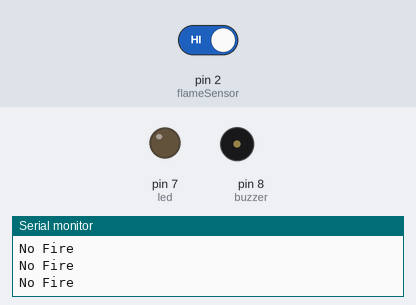
A sketch run on a simulated Arduino Uno, built with avr-gcc and run on an emulated ATmega328P. On the bench: output pins drawn as LEDs (lit = HIGH), buzzer (waves = sounding, pin HIGH), the last lines printed to the serial monitor. Inputs (shaded band) come from the test bench; at power-on: pin 2 (flameSensor) HIGH.

Above: at 1.8 s.
1.9 s: pin 2 (flameSensor) driven LOW
At 3.1 s:
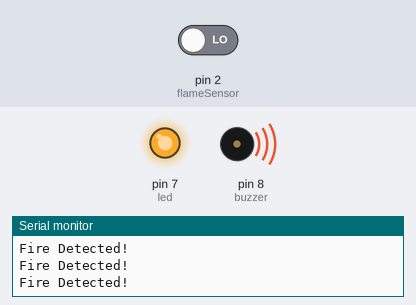
3.5 s: pin 2 (flameSensor) driven HIGH
At 4.3 s:
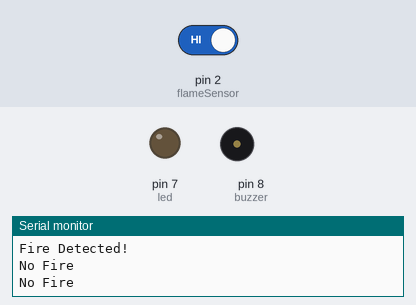
Timing chart, 0 to 6.5 s (numbered marks = the images above; inputs shaded):
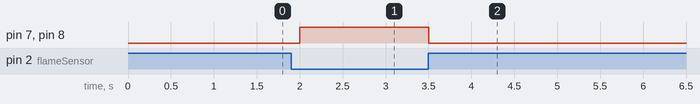

The sketch:

fire_alarm.ino
```cpp
int flameSensor = 2;
int buzzer = 8;
int led = 7;

void setup()
{
  pinMode(flameSensor, INPUT);
  pinMode(buzzer, OUTPUT);
  pinMode(led, OUTPUT);
  Serial.begin(9600);
}

void loop()
{
  int flameValue = digitalRead(flameSensor);

  if(flameValue == LOW)
  {
    Serial.println("Fire Detected!");
    digitalWrite(buzzer, HIGH);
    digitalWrite(led, HIGH);
  }
  else
  {
    Serial.println("No Fire");
    digitalWrite(buzzer, LOW);
    digitalWrite(led, LOW);
  }

  delay(500);
}
```

Measured:
- after the input at 1.9 s, pin 7 (led), pin 8 (buzzer): LOW → HIGH after 0.10 s
- after the input at 3.5 s, pin 7 (led), pin 8 (buzzer): HIGH → LOW at once
